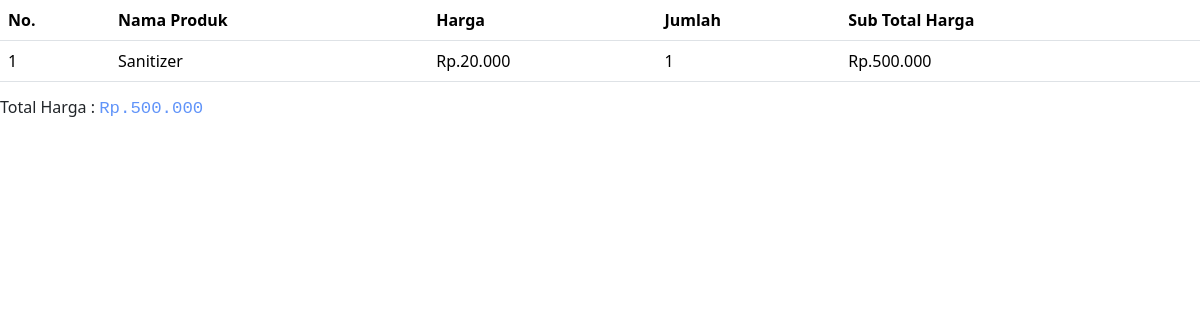
Page /nota.php?id=10 on the committed database.
### tables this page shows
CREATE TABLE `produk_pesanan` (
  `id_produk_pesanan` int(11) NOT NULL,
  `id_pesanan` int(11) DEFAULT NULL,
  `id_produk` int(11) DEFAULT NULL,
  `jumlah` int(11) DEFAULT NULL
);

CREATE TABLE `produk` (
  `id` int(11) NOT NULL,
  `id_kategori` int(11) NOT NULL,
  `nama` varchar(255) NOT NULL,
  `harga` double NOT NULL,
  `foto` varchar(255) DEFAULT NULL,
  `detail` text DEFAULT NULL,
  `stok` enum('tersedia','habis') DEFAULT 'tersedia'
);

### nota.php (the view, shortened to what this page needs)
<?php
include "koneksi.php";
?>
<!DOCTYPE html>
<html lang="en">
<head>
    <link href="bootstrap/css/bootstrap.css" rel="stylesheet" />
    <link rel="stylesheet" href="https://cdnjs.cloudflare.com/ajax/libs/font-awesome/6.6.0/css/all.min.css" />
    <link rel="stylesheet" href="assets/style.css" />
</head>
<body>
    <table class="table">
        <thead>
            <tr>
                <th scope="col">No.</th>
                <th scope="col">Nama Produk</th>
                <th scope="col">Harga</th>
                <th scope="col">Jumlah</th>
                <th scope="col">Sub Total Harga</th>
            </tr>
        </thead>
        <tbody>
            <?php $no = 1;
            $totalharga = 0 ?>
            <?php
            $queryListProduk = $conn->query("SELECT * from produk_pesanan JOIN produk on produk_pesanan.id_produk = produk.id where produk_pesanan.id_pesanan = '$_GET[id]'");
            $data = $queryListProduk->fetch_assoc();
            $subharga = $data['harga'] * $data['jumlah'];
            $totalharga = $totalharga + $subharga;
            while ($data = $queryListProduk->fetch_assoc()) {
            ?>
                <tr>
                    <td><?php echo $no; ?></td>
                    <td><?php echo $data['nama'] ?></td>
                    <td><?php echo 'Rp.', number_format($data['harga'], 0, ',', '.') ?></td>
                    <td><?php echo $data['jumlah'] ?></td>
                    <td><?php echo 'Rp.', number_format($subharga, 0, ',', '.') ?></td>
                </tr>
            <?php $no++;
            }
            ?>
        </tbody>
    </table>
    <tfoot>
        <h6>Total Harga : <span class="harga"><?php echo 'Rp.', number_format($totalharga, 0, ',', '.') ?></span></h6>
    </tfoot>
</body>
</html>

### assets/style.css (style rules this page uses)
.harga { font-size: 13pt; color: rgb(97, 148, 249); font-family: monospace; }

### rows in the picture
produk_pesanan: id_produk.nama "Sanitizer", id_produk.harga "20.000", jumlah "1"
produk: harga.jumlah "500.000"

### other values in the picture
$totalharga "500.000"
